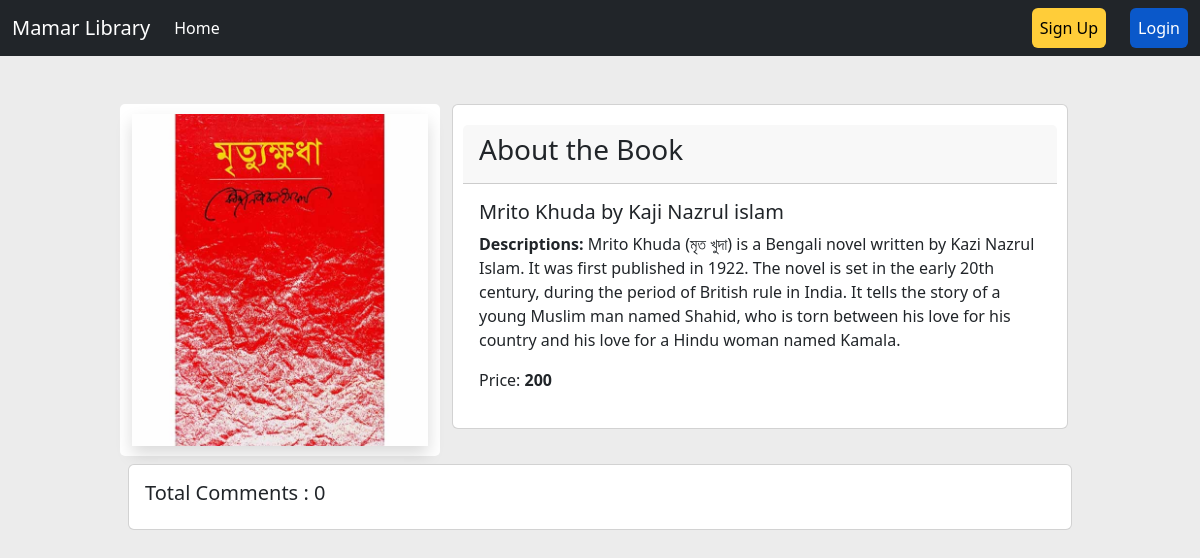
Screenshot of /book/book_details/1/ with the database file from the repository.
### book/models.py (models this page shows, shortened)
class Book(models.Model):
    title = models.CharField(max_length=50)
    descriptions = models.TextField()
    category = models.ForeignKey(Category,on_delete=models.CASCADE)
    price = models.PositiveIntegerField()
    image = models.ImageField(upload_to='uploads/')

### book/views.py (the view, shortened to what this page needs)
# urls.py: path('book_details/<int:id>/', views.BookDetailView.as_view(), name='book_details'),
class BookDetailView(DetailView):
    model = Book
    pk_url_kwarg = 'id'
    template_name = 'book_detail.html'
    def get_context_data(self, **kwargs):
        context = super().get_context_data(**kwargs)
        book = self.get_object()
        comments = book.comments.all()
        context['comments'] = comments
        comment_form = CommentForm
        context['comment_form'] = comment_form
        return context

### book/templates/book_detail.html (shortened to what this page needs)
{% extends "base.html" %}
{% load static %}
{% load crispy_forms_tags %}
{% block css %} <link rel="stylesheet" href=" {% static "css/style.css" %} "> {% endblock css %}
{% block content %}
 <div class="row mt-5 " style="width:80%; margin:auto;">
    <div class="col-md-4 book_img">
        <img class="img-fluid shadow" src="{{book.image.url}}" alt="#">
    </div>
    <div class="col-md-8">
        <div class="card description_section">
            <div class="card-header">
              <h3>About the Book</h3>
            </div>
            <div class="card-body">
             <h5 class="card-title">{{book.title}}</h5>
              <p class="card-text"><strong>Descriptions: </strong>{{book.descriptions}}</p>
              <p class="card-text">Price: <strong>{{book.price}}</strong> </p>
            </div>
          </div>
    </div>
 </div>
 <div class="comment_section" style="width:80%; margin:auto;" >
    <div class="card m-2">
        <h5 class="p-3">Total Comments : {{comments | length}}</h5>
    </div>
 </div>
{% endblock content %}

### core/static/css/style.css (style rules this page uses)
* { margin: 0; padding: 0; box-sizing: border-box; }
.description_section { padding: 20px 10px; }
.book_img { background: white; text-align: center; padding: 10px 0; border-radius: 5px; }

### rows the page displays
Book: image (picture), title "Mrito Khuda by Kaji Nazrul islam", descriptions "Mrito Khuda (মৃত খুদা) is a Bengali novel written by Kazi Nazrul Islam. It was first published in 1922. The novel is set in the early 20th century, during the period of British rule in India. It tells the story of a young Muslim man named Shahid, who is torn between his love for his country and his love for a Hindu woman named Kamala.", price "200"

### other values shown
{{ comments | length }} "0"
